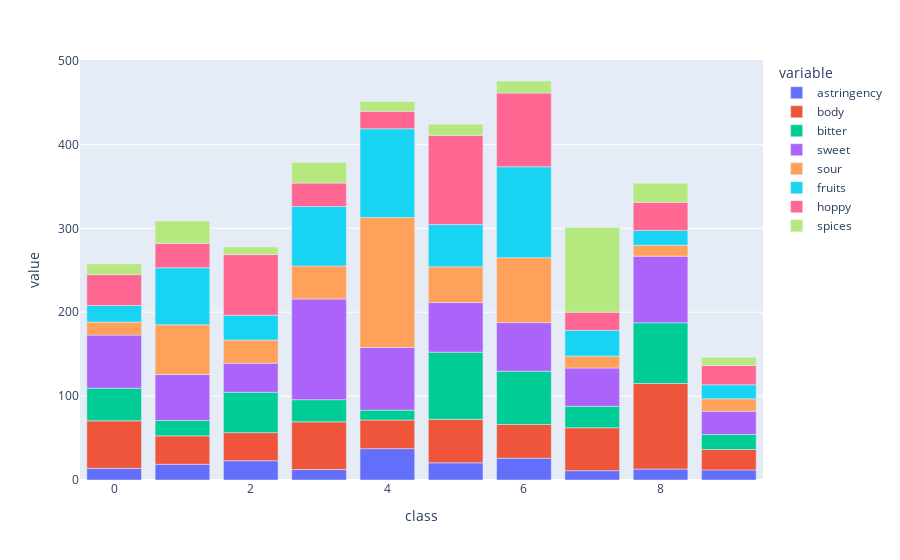

This figure's notebook cell:
### Code cell
fig = px.bar(bar_df, x="class", y=['astringency', 'body', 'bitter', 'sweet', 'sour',
       'fruits', 'hoppy', 'spices'])
fig.show()

### Figure 1 — Plotly figure (JSON) as saved in the notebook; plotly's stock layout.template omitted (floating-point values rounded to 4 significant figures)
{"data": [{"alignmentgroup": "True", "hovertemplate": "variable=astringency<br>class=%{x}<br>value=%{y}<extra></extra>", "legendgroup": "astringency", "marker": {"color": "#636efa", "pattern": {"shape": ""}}, "name": "astringency", "offsetgroup": "astringency", "orientation": "v", "showlegend": true, "textposition": "auto", "type": "bar", "x": [0, 1, 2, 3, 4, 5, 6, 7, 8, 9], "xaxis": "x", "y": [13.92, 18.73, 23.0, 12.46, 37.39, 20.47, 25.93, 11.15, 13.01, 12.05], "yaxis": "y"}, {"alignmentgroup": "True", "hovertemplate": "variable=body<br>class=%{x}<br>value=%{y}<extra></extra>", "legendgroup": "body", "marker": {"color": "#EF553B", "pattern": {"shape": ""}}, "name": "body", "offsetgroup": "body", "orientation": "v", "showlegend": true, "textposition": "auto", "type": "bar", "x": [0, 1, 2, 3, 4, 5, 6, 7, 8, 9], "xaxis": "x", "y": [56.63, 33.86, 33.45, 56.88, 34.09, 51.83, 40.32, 51.11, 102.0, 24.34], "yaxis": "y"}, {"alignmentgroup": "True", "hovertemplate": "variable=bitter<br>class=%{x}<br>value=%{y}<extra></extra>", "legendgroup": "bitter", "marker": {"color": "#00cc96", "pattern": {"shape": ""}}, "name": "bitter", "offsetgroup": "bitter", "orientation": "v", "showlegend": true, "textposition": "auto", "type": "bar", "x": [0, 1, 2, 3, 4, 5, 6, 7, 8, 9], "xaxis": "x", "y": [38.81, 18.32, 48.12, 26.4, 11.82, 80.08, 63.37, 25.58, 72.37, 17.87], "yaxis": "y"}, {"alignmentgroup": "True", "hovertemplate": "variable=sweet<br>class=%{x}<br>value=%{y}<extra></extra>", "legendgroup": "sweet", "marker": {"color": "#ab63fa", "pattern": {"shape": ""}}, "name": "sweet", "offsetgroup": "sweet", "orientation": "v", "showlegend": true, "textposition": "auto", "type": "bar", "x": [0, 1, 2, 3, 4, 5, 6, 7, 8, 9], "xaxis": "x", "y": [63.38, 54.8, 34.71, 120.0, 74.65, 59.11, 57.94, 45.68, 79.41, 27.81], "yaxis": "y"}, {"alignmentgroup": "True", "hovertemplate": "variable=sour<br>class=%{x}<br>value=%{y}<extra></extra>", "legendgroup": "sour", "marker": {"color": "#FFA15A", "pattern": {"shape": ""}}, "name": "sour", "offsetgroup": "sour", "orientation": "v", "showlegend": true, "textposition": "auto", "type": "bar", "x": [0, 1, 2, 3, 4, 5, 6, 7, 8, 9], "xaxis": "x", "y": [15.46, 59.31, 27.44, 39.34, 155.0, 42.54, 77.38, 14.09, 13.02, 14.76], "yaxis": "y"}, {"alignmentgroup": "True", "hovertemplate": "variable=fruits<br>class=%{x}<br>value=%{y}<extra></extra>", "legendgroup": "fruits", "marker": {"color": "#19d3f3", "pattern": {"shape": ""}}, "name": "fruits", "offsetgroup": "fruits", "orientation": "v", "showlegend": true, "textposition": "auto", "type": "bar", "x": [0, 1, 2, 3, 4, 5, 6, 7, 8, 9], "xaxis": "x", "y": [19.79, 67.93, 29.71, 70.87, 105.8, 50.44, 108.4, 30.9, 17.59, 16.63], "yaxis": "y"}, {"alignmentgroup": "True", "hovertemplate": "variable=hoppy<br>class=%{x}<br>value=%{y}<extra></extra>", "legendgroup": "hoppy", "marker": {"color": "#FF6692", "pattern": {"shape": ""}}, "name": "hoppy", "offsetgroup": "hoppy", "orientation": "v", "showlegend": true, "textposition": "auto", "type": "bar", "x": [0, 1, 2, 3, 4, 5, 6, 7, 8, 9], "xaxis": "x", "y": [36.73, 28.89, 72.29, 27.89, 20.65, 106.0, 87.87, 21.51, 33.55, 23.07], "yaxis": "y"}, {"alignmentgroup": "True", "hovertemplate": "variable=spices<br>class=%{x}<br>value=%{y}<extra></extra>", "legendgroup": "spices", "marker": {"color": "#B6E880", "pattern": {"shape": ""}}, "name": "spices", "offsetgroup": "spices", "orientation": "v", "showlegend": true, "textposition": "auto", "type": "bar", "x": [0, 1, 2, 3, 4, 5, 6, 7, 8, 9], "xaxis": "x", "y": [12.83, 26.79, 8.904, 24.57, 11.84, 13.36, 14.37, 101.0, 22.72, 9.814], "yaxis": "y"}], "layout": {"barmode": "relative", "legend": {"title": {"text": "variable"}, "tracegroupgap": 0}, "margin": {"t": 60}, "xaxis": {"anchor": "y", "domain": [0, 1], "title": {"text": "class"}}, "yaxis": {"anchor": "x", "domain": [0, 1], "title": {"text": "value"}}}}
